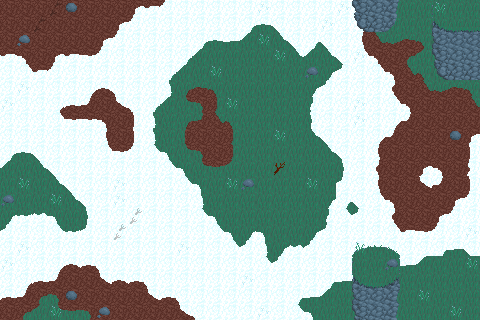

A 2D game scene composited from a Tiled map and its tileset images. What follows is a short description and the map's XML, with every tile layer's data as written:
An orthogonal 30x20 tile map with 16x16 px tiles, 4 tile layers (Tile Layer 1, Tile Layer 2, Tile Layer 3, Tile Layer 4).

<map version="1.10" tiledversion="1.11.2" orientation="orthogonal" renderorder="right-down" width="30" height="20" tilewidth="16" tileheight="16" infinite="0" nextlayerid="11" nextobjectid="1">
 <editorsettings>
  <export target="tilemap..tmx" format="tmx" />
 </editorsettings>
 <tileset firstgid="1" source="spritesheettilemap.tsx" />
 <layer id="1" name="Tile Layer 1" width="30" height="20">
  <data encoding="csv">
1,1,1,1,1,1,1,1,65,66,51,2,2,2,2,2,2,2,2,2,2,2,2,2,37,37,37,85,85,85,
1,1,1,1,1,1,1,65,51,2,2,2,2,2,2,20,21,22,2,2,2,2,17,19,85,37,37,85,37,37,
1,1,1,1,1,1,65,51,2,2,2,2,20,21,146,147,4,145,22,20,22,2,33,100,101,117,118,85,37,85,
66,67,1,65,66,50,51,2,2,2,2,2,147,4,4,4,4,4,145,147,145,22,49,67,1,68,150,37,85,85,
2,49,66,51,2,2,2,2,2,2,20,147,4,4,4,4,4,4,4,4,113,54,2,49,67,100,118,85,114,115,
2,2,2,2,2,17,18,19,2,2,131,116,117,118,4,4,4,4,4,113,54,2,2,2,83,1,100,101,117,118,
2,2,2,17,98,99,34,97,19,20,147,148,70,134,4,4,4,4,4,129,2,2,2,2,49,67,1,1,34,100,
2,2,2,49,50,50,67,34,35,131,85,116,102,100,118,4,4,4,4,38,2,2,2,2,17,99,1,1,1,1,
2,2,2,2,2,2,33,34,35,131,37,132,133,133,134,4,4,4,4,145,22,2,2,17,99,1,1,1,1,65,
20,21,22,2,2,2,49,50,51,52,115,148,70,133,134,4,4,4,4,4,145,22,2,33,1,1,1,1,1,35,
147,4,145,22,2,2,2,2,2,82,52,115,148,149,150,4,4,4,4,4,4,38,2,83,1,1,65,67,1,81,
4,4,4,145,22,2,2,2,2,82,2,52,115,4,37,4,85,85,4,4,4,54,2,33,1,1,97,99,1,35,
4,4,4,4,145,22,2,2,2,2,2,2,131,4,4,4,85,85,4,4,113,20,22,49,67,1,1,1,65,51,
113,53,114,115,4,38,2,2,2,2,2,2,52,115,4,4,4,4,4,4,129,52,54,2,83,1,1,65,51,2,
54,2,2,52,53,54,2,2,2,2,2,2,2,52,115,113,115,4,4,113,54,2,2,2,49,66,50,51,2,2,
2,2,2,2,2,2,2,2,2,2,2,2,2,2,52,54,131,113,114,54,2,2,2,2,2,2,2,20,146,22,
2,2,2,17,18,98,19,2,2,2,2,2,2,2,2,2,52,54,2,2,2,2,20,146,21,146,147,4,4,4,
2,17,98,99,34,34,97,18,98,19,2,2,2,2,2,2,2,2,2,2,20,146,147,4,4,4,4,4,4,4,
98,99,68,70,1,1,1,1,1,97,98,19,2,2,2,2,2,2,20,146,147,4,4,4,4,4,4,4,4,4,
1,68,150,148,149,70,1,1,1,1,1,97,19,2,2,2,2,2,52,115,4,4,4,4,4,4,4,4,4,4
</data>
 </layer>
 <layer id="4" name="Tile Layer 2" width="30" height="20">
  <data encoding="csv">
0,0,0,0,0,0,0,0,0,0,0,0,0,0,0,0,0,0,0,0,0,0,225,226,227,0,0,177,178,178,
0,0,0,0,0,0,0,0,0,0,0,0,0,0,0,0,0,0,0,0,0,0,241,242,243,0,0,193,194,194,
0,0,0,0,0,0,0,0,0,0,0,0,0,0,0,0,0,0,0,0,0,0,0,0,0,0,0,209,210,210,
0,0,0,0,0,0,0,0,0,0,0,0,0,0,0,0,0,0,0,0,0,0,0,0,0,0,0,225,226,226,
0,0,0,0,0,0,0,0,0,0,0,0,0,0,0,0,0,0,0,0,0,0,0,0,0,0,0,241,242,242,
0,0,0,0,0,0,0,0,0,0,0,0,0,0,0,0,0,0,0,0,0,0,0,0,0,0,0,0,0,0,
0,0,0,0,0,0,0,0,0,0,0,0,0,0,0,0,0,0,0,0,0,0,0,0,0,0,0,0,0,0,
0,0,0,0,0,0,0,0,0,0,0,0,0,0,0,0,0,0,0,0,0,0,0,0,0,0,0,0,0,0,
0,0,0,0,0,0,0,0,0,0,0,0,0,0,0,0,0,0,0,0,0,0,0,0,0,0,0,0,0,0,
0,0,0,0,0,0,0,0,0,0,0,0,0,0,0,0,0,0,0,0,0,0,0,0,0,0,0,0,0,0,
0,0,0,0,0,0,0,0,0,0,0,0,0,0,0,0,0,0,0,0,0,0,0,0,0,0,0,0,0,0,
0,0,0,0,0,0,0,0,0,0,0,0,0,0,0,0,0,0,0,0,0,0,0,0,0,0,0,0,0,0,
0,0,0,0,0,0,0,0,0,0,0,0,0,0,0,0,0,0,0,0,0,0,0,0,0,0,0,0,0,0,
0,0,0,0,0,0,0,0,0,0,0,0,0,0,0,0,0,0,0,0,0,0,0,0,0,0,0,0,0,0,
0,0,0,0,0,0,0,0,0,0,0,0,0,0,0,0,0,0,0,0,0,0,0,0,0,0,0,0,0,0,
0,0,0,0,0,0,0,0,0,0,0,0,0,0,0,0,0,0,0,0,0,0,161,162,163,0,0,0,0,0,
0,0,0,0,0,0,0,0,0,0,0,0,0,0,0,0,0,0,0,0,0,0,177,178,179,0,0,0,0,0,
0,0,0,0,0,0,0,0,0,0,0,0,0,0,0,0,0,0,0,0,0,0,193,194,195,0,0,0,0,0,
0,0,0,0,0,0,0,0,0,0,0,0,0,0,0,0,0,0,0,0,0,0,209,210,211,0,0,0,0,0,
0,0,0,0,0,0,0,0,0,0,0,0,0,0,0,0,0,0,0,0,0,0,225,226,227,0,0,0,0,0
</data>
 </layer>
 <layer id="5" name="Tile Layer 3" width="30" height="20">
  <data encoding="csv">
0,0,0,0,0,0,0,0,0,0,0,0,0,0,0,0,0,0,0,0,0,0,0,0,0,0,0,180,181,181,
0,0,0,0,0,0,0,0,0,0,0,0,0,0,0,0,0,0,0,0,0,0,0,0,0,0,0,196,197,197,
0,0,0,0,0,0,0,0,0,0,0,0,0,0,0,0,0,0,0,0,0,0,0,0,0,0,0,0,0,0,
0,0,0,0,0,0,0,0,0,0,0,0,0,0,0,0,0,0,0,0,0,0,6,0,0,0,0,0,0,0,
0,0,0,0,0,0,0,0,0,0,0,0,0,0,0,0,0,0,0,0,0,0,0,0,0,0,0,0,0,0,
0,0,0,0,0,0,0,0,0,0,0,0,0,0,0,0,0,0,0,0,0,0,0,0,0,0,0,0,0,0,
0,0,0,0,0,0,0,0,0,0,0,0,0,0,0,0,0,0,0,0,0,0,0,0,0,0,0,0,0,0,
0,0,0,0,0,0,0,0,0,0,0,0,0,0,0,0,0,0,0,0,0,0,0,0,0,0,0,0,0,0,
0,0,0,0,0,0,0,0,0,0,0,0,0,0,0,0,0,0,0,0,0,0,0,0,0,0,0,0,0,0,
0,0,0,0,0,0,0,0,0,0,0,0,0,0,0,0,0,0,0,0,0,0,0,0,0,0,0,0,0,0,
0,0,0,0,0,0,0,0,0,0,0,0,0,0,0,0,0,0,0,0,0,0,0,0,0,0,0,0,0,0,
0,0,0,0,0,0,0,0,0,0,0,0,0,0,0,0,0,0,0,0,0,0,0,0,0,0,0,0,0,0,
0,0,0,0,0,0,0,0,0,0,0,0,0,0,0,0,0,0,0,0,0,0,0,0,0,0,0,0,0,0,
0,0,0,0,0,0,0,0,0,0,0,0,0,0,0,0,0,0,0,0,0,0,0,0,0,0,0,0,0,0,
0,0,0,0,0,0,0,0,0,0,0,0,0,0,0,0,0,0,0,0,0,0,0,0,0,0,0,0,0,0,
0,0,0,0,0,0,0,0,0,0,0,0,0,0,0,0,0,0,0,0,0,0,164,165,166,0,0,0,0,0,
0,0,0,0,0,0,0,0,0,0,0,0,0,0,0,0,0,0,0,0,0,0,180,181,182,0,0,0,0,0,
0,0,0,0,0,0,0,0,0,0,0,0,0,0,0,0,0,0,0,0,0,0,196,197,198,0,0,0,0,0,
0,0,0,0,0,0,0,0,0,0,0,0,0,0,0,0,0,0,0,0,0,0,0,0,0,0,0,0,0,0,
0,0,0,0,0,0,0,0,0,0,0,0,0,0,0,0,0,0,0,0,0,0,0,0,0,0,0,0,0,0
</data>
 </layer>
 <layer id="6" name="Tile Layer 4" width="30" height="20">
  <data encoding="csv">
0,0,0,12,9,0,0,0,0,0,0,0,0,0,0,0,6,0,0,0,0,6,0,0,0,0,0,7,0,0,
0,0,12,0,0,0,0,0,0,0,0,0,0,0,0,0,0,0,0,0,6,0,0,0,0,0,0,0,0,0,
0,8,0,0,0,0,0,0,0,0,0,0,0,0,0,0,7,0,0,0,0,0,0,0,0,0,0,0,0,0,
0,0,0,0,0,0,0,0,0,0,0,20,0,0,0,0,0,7,0,0,0,0,0,0,0,0,0,0,0,0,
0,0,0,0,0,0,0,0,0,0,0,0,0,7,0,0,0,0,0,8,0,0,0,0,0,0,0,0,0,0,
0,6,0,0,0,0,0,0,0,0,0,0,0,0,0,0,0,0,0,0,0,0,0,0,0,0,0,0,0,0,
6,0,0,0,0,0,0,0,0,0,0,0,0,0,7,0,0,0,0,0,0,0,6,0,0,0,0,0,0,0,
0,0,0,0,0,0,0,0,0,0,0,0,0,0,0,0,0,0,0,0,0,0,6,0,0,0,0,0,0,0,
0,0,0,0,0,0,0,0,0,0,0,0,0,0,0,0,0,7,0,0,0,0,0,0,0,0,0,0,9,0,
0,0,0,0,0,0,0,0,0,0,0,0,0,0,0,0,0,0,0,0,0,0,0,0,0,0,0,0,0,0,
0,0,0,0,0,0,0,0,0,0,0,0,0,0,0,0,0,11,0,0,0,0,0,0,0,0,0,0,0,0,
0,7,0,0,0,0,0,6,0,0,0,0,0,0,7,8,0,0,0,7,0,0,0,0,0,0,0,0,0,0,
8,0,0,7,0,0,0,6,0,0,0,0,0,0,0,0,0,0,0,0,0,0,0,0,0,0,0,0,0,0,
0,0,0,0,0,0,0,0,12,0,0,0,0,0,0,0,0,0,0,0,0,0,0,0,0,0,0,0,0,0,
0,0,0,0,0,0,0,12,0,0,0,0,0,0,0,0,0,0,0,0,0,0,0,0,0,0,0,0,0,6,
0,6,0,0,0,0,0,0,0,0,0,6,0,0,0,0,0,0,0,0,0,0,7,0,0,0,0,0,0,0,
6,0,0,0,0,0,0,0,0,0,0,0,0,0,0,0,0,0,0,0,0,0,0,0,8,0,0,0,0,7,
0,0,0,0,0,0,0,0,0,0,0,0,0,0,0,6,0,0,0,0,0,0,0,0,0,0,0,0,0,0,
0,0,0,0,9,0,0,0,0,0,0,0,0,0,0,0,0,0,0,0,0,0,0,0,0,0,7,0,0,0,
0,0,0,7,0,0,8,0,0,0,0,0,0,0,0,0,6,0,0,0,0,0,0,0,0,0,0,0,7,0
</data>
 </layer>
</map>
